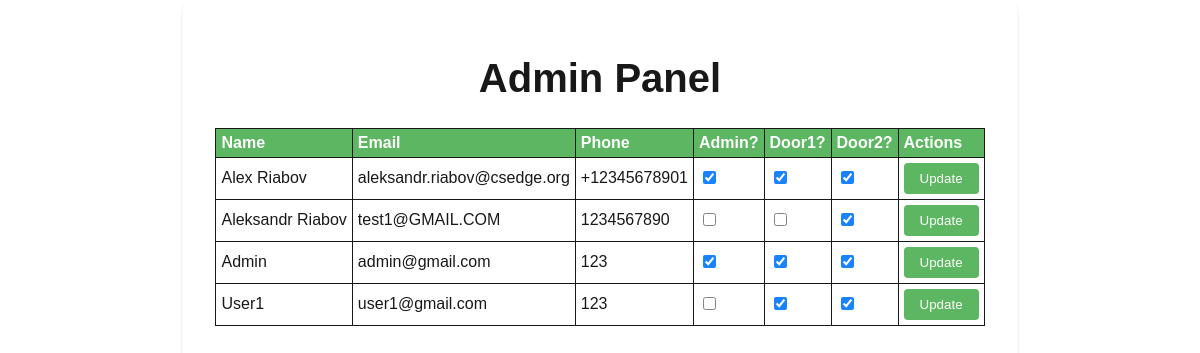
The page /admin (signed in) on the database as committed earlier.
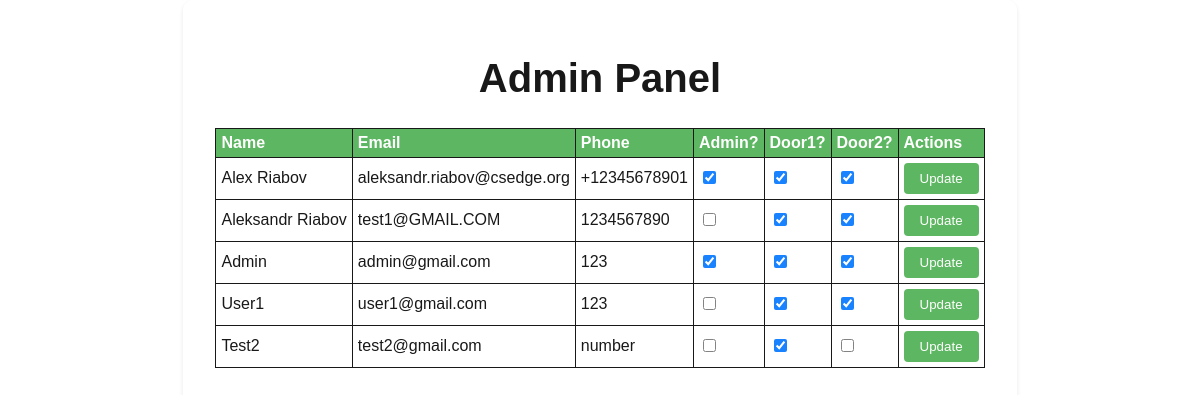
The same page on the database as committed later.
### tables this page shows
CREATE TABLE users(name TEXT NOT NULL, email TEXT NOT NULL, phone TEXT, password TEXT NOT NULL, _isAdmin INTEGER DEFAULT 0 NOT NULL, door1 INTEGER DEFAULT 0 NOT NULL, door2 INTEGER DEFAULT 0 NOT NULL );

### app.py (the view)
@app.route('/admin')
def admin():
    if '_isAdmin' in session:
        if session['_isAdmin'] == 1:
            conn = sqlite3.connect('./static/myapp.db')
            curs = conn.cursor()
            curs.execute('SELECT * FROM users')
            users = curs.fetchall()
            return render_template('admin.html', users=users)
        else :
            return redirect(url_for('profile'))
    return redirect(url_for('login'))

### templates/admin.html (shortened to what this page needs)
<!DOCTYPE html>
<html lang="en" class="indexBody">
<head>
    <link rel="stylesheet" href="/static/styless.css">
  </head>
  <body  class="mainBody">
    <h1>Admin Panel</h1>
    <table>
      <thead>
        <tr>
          <th>Name</th>
          <th>Email</th>
          <th>Phone</th>
          <th>Admin?</th>
          <th>Door1?</th>
          <th>Door2?</th>
          <th>Actions</th>
        </tr>
      </thead>
      <tbody>
        {% for user in users %}
        <tr>
            <form action="/update" method="POST">
                <td>{{ user[0] }}</td>
                <td>{{ user[1] }}</td>
                <td>{{ user[2] }}</td>
                <td>
                  <input type="checkbox" name="isAdmin"  {% if user[4] == 1 %}checked value="1" {% else %} value="0" {% endif %}>
                </td>
                <td>
                  <input type="checkbox" name="door1" value="1" {% if user[5] == 1 %}checked value="1" {% else %} value="0" {% endif %}>
                </td>
                <td>
                  <input type="checkbox" name="door2" value="1" {% if user[6] == 1 %}checked value="1" {% else %} value="0" {% endif %}>
                </td>
                <td><input type="submit" value="Update"></td>
              </form>
        {% endfor %}
      </tbody>
    </table>
  </body>
</html>

Rows that differ between the two databases and show on the page:
changed users "Aleksandr Riabov": door1 "☐" → "☑"
added users: name "Test2", email "test2@gmail.com", phone "number", door1 "☑"
